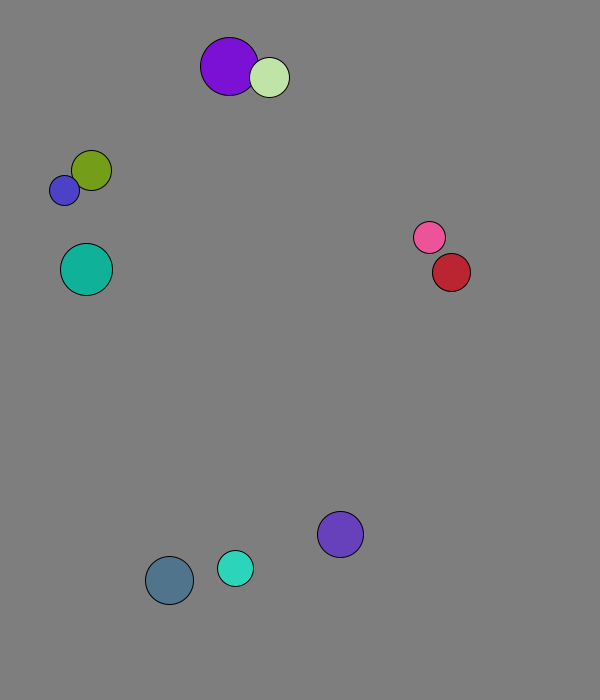
Frame 1 (no input)
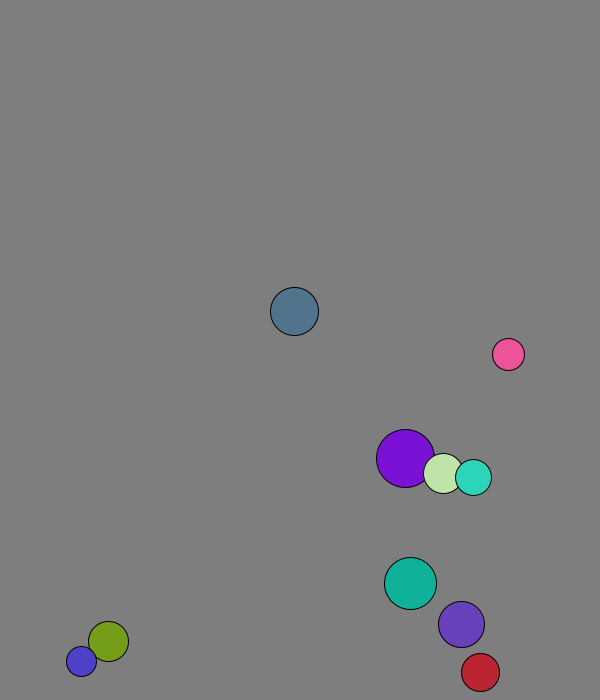
Frame 60 (the mouse pressed at the canvas centre just before this capture)
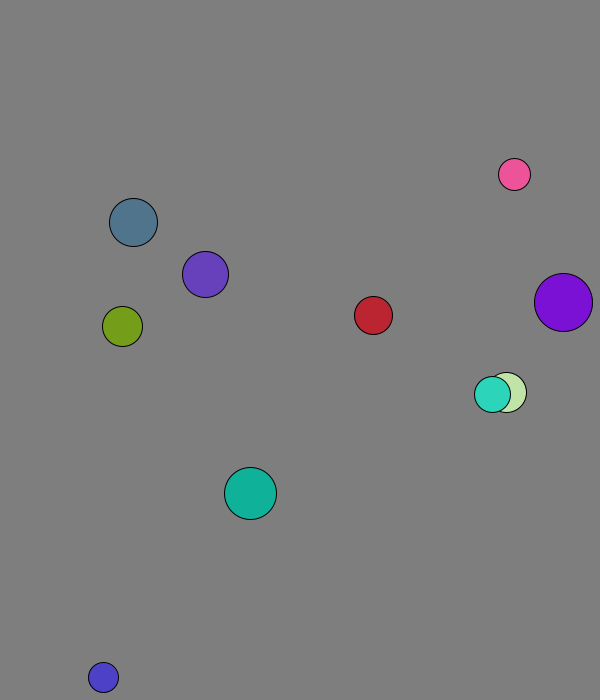
Frame 120 (the mouse held since frame 60 and released just before this capture)

The Processing sketch that drew these frames (run headless with seeded random() and noise(); from frame 60 on, the mouse is pressed at the canvas centre):

// Processing sketch: Lab_4
// ── Lab_4.pde

//@login:C00217019
//@Author:Sean Nash
//Lab 4

  PVector ballPlace[] = new PVector[10];//Where the Ball is
  PVector ballMovement[] = new PVector[10];//Stores the Ball Velocity
  float ballMass[] = new float [10];//Stores Ball Mass
  int ballRadius[] = new int [10];
  color ballColour[] = new color [10];
  boolean contactMade;
  int timer;

void setup() { //Sets Up The Display window, Size(Window Size)
  size(600, 700);
  for (int i = 0; i < 10; i++)
  {
  ballRadius[i] = int(random(15,30));
  ballMass[i] = ballRadius[i] * 1.2;
  ballPlace[i] = new PVector(random(50,500),random(50,600));
  ballMovement[i] = new PVector(random(15), random(15));//Initialises a random direction
  ballMovement[i].normalize();
  ballMovement[i].mult(8);//Normalizes it then scales it by  8 to a constant speed in a random direction
  ballColour[i] = color(random(255),random(255),random(255));
  }
  contactMade = false;
  timer = 0;
}

void draw() 
{  
  background(126);
  for (int i = 0; i < 9; i++)
  {
    for(int u = 0+i; u < 10; u++)
    {
        if(dist(ballPlace[i].x,ballPlace[i].y,ballPlace[u].x,ballPlace[u].y) < ballRadius[i] + ballRadius[u])//Checks to see if the balls radii are within touching distance.
        {
          contactBetween(i,u);
          contactMade = true;
          timer = millis();//Resets the timer, Sets the colour if touching
        }
        else if(contactMade & timer+1000 < millis())//If they arent touching it checks to see if 1000 miliseconds have passed (1 sec) Resets the bool and colour
        {
          contactMade = false;
          fill(255);
        }
      
    }
  }
 for (int i = 0; i < 10; i++)//Moves the ball then checks for border collisions.
  { 
  ballPlace[i] = ballPlace[i].add(ballMovement[i]);//Moves the ball
  fill(ballColour[i]);
  ellipse(ballPlace[i].x, ballPlace[i].y, ballRadius[i]*2,ballRadius[i]*2);//Draws the ball
  
 if (ballPlace[i].x < 30 ||ballPlace[i].x > 570)//If the ball comes within the range of its radius of the screen borders it inverts the given axis.
  {
    ballMovement[i].x = ballMovement[i].x * -1;
  }
    if ( ballPlace[i].y < 30 || ballPlace[i].y > 670)
  {
    ballMovement[i].y = ballMovement[i].y * -1;
  }
  }
}

void contactBetween(int firstBall,int secondBall)
{
  PVector ballTwoVel;
  PVector ballOneVel;

  ballOneVel = PVector.mult(ballMovement[firstBall],ballMass[firstBall] - ballMass[secondBall]);
  ballOneVel.add(PVector.mult(ballMovement[secondBall],ballMass[secondBall]*2));
  ballOneVel.div(ballMass[firstBall] + ballMass[secondBall]);
  
  ballTwoVel = PVector.mult(ballMovement[secondBall],ballMass[secondBall] - ballMass[firstBall]);
  ballTwoVel.add(PVector.mult(ballMovement[firstBall],ballMass[firstBall]*2));
  ballTwoVel.div(ballMass[secondBall] + ballMass[firstBall]);
  
  ballMovement[firstBall] = ballOneVel;
  ballMovement[secondBall] = ballTwoVel;
}
